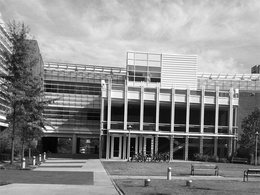
%> input picture ps4_octave/input/transA.jpg, 260 x 195 px, shrunk from 640 x 480 before the run
$ octave ps4.m   (GNU Octave 9; MATLAB toolbox functions it lacks are replaced by stand-ins)
%> lines starting %> are read from the running program, lines starting %| are printed output that depends on the picture
### ps4_octave/compute_harris_value.m
function R = compute_harris_value(imgGray, varargin)
    p = inputParser;
    p.addRequired('imgGray', @(x) size(x, 3) == 1);
    p.addOptional('windowSize', 5, @(x) floor(x) == x && mod(x, 2) == 1);
    p.addOptional('alpha', 0.04, @(x) isnumeric(x) && x > 0);

    p.parse(imgGray, varargin{:});
    alpha = p.Results.alpha;
    wSz = p.Results.windowSize;

    halfWsz = (wSz - 1) / 2;
    imgGray = double(imgGray);

    f_g = fspecial('gaussian');
    [dgx, dgy] = imgradientxy(f_g);

    gx = imfilter(imgGray, dgx, 'conv');
    gy = imfilter(imgGray, dgy, 'conv');

    gxx = gx .^ 2;
    gxy = gx .* gy;
    gyy = gy .^ 2;

    w = fspecial('gaussian', wSz);

    R = zeros(size(gx));

    for r = halfWsz + 1 : size(gx, 1) - halfWsz
        if mod(r, 20) == 0
            printf('Processing row %d/%d\n', r, size(imgGray, 1));
        end
        for c = halfWsz + 1 : size(gx, 2) - halfWsz
            wGxx = gxx(r - halfWsz : r + halfWsz, c - halfWsz : c + halfWsz);
            wGxy = gxy(r - halfWsz : r + halfWsz, c - halfWsz : c + halfWsz);
            wGyx = gxy(r - halfWsz : r + halfWsz, c - halfWsz : c + halfWsz);
            wGyy = gyy(r - halfWsz : r + halfWsz, c - halfWsz : c + halfWsz);

            Mxx = sum((w .* wGxx)(:));
            Mxy = sum((w .* wGxy)(:));
            Myx = sum((w .* wGyx)(:));
            Myy = sum((w .* wGyy)(:));

            M = [Mxx, Mxy; Myx, Myy];

            R(r, c) = det(M) - alpha * (trace(M) ^ 2);
        end
    end

    R = R(halfWsz + 1 : size(R, 1) - halfWsz, halfWsz + 1 : size(R, 2) - halfWsz);
    R(find(R < 0)) = 0;
end

### ps4_octave/find_harris_corners.m
function [corner_points, R] = find_harris_corners(harris_R, varargin)
    p = inputParser;
    p.addRequired('harris_R', @(x) size(x, 3) == 1);
    p.addOptional('threshold', 0.5, @(x) isnumeric(x) && x < 1 && x > 0);
    p.addOptional('NHoodSize', 5, @(x) floor(x) == x && mod(x, 2) == 1);

    p.parse(harris_R, varargin{:});
    threshold = p.Results.threshold;
    NHoodSize = p.Results.NHoodSize;

    R = harris_R;
    R(find(R < threshold * max(R(:)))) = 0;

    internal_R = R;
    corner_points = [];
    while true
        max_r = max(internal_R(:));
        if (max_r == 0)
            break;
        end
        [mr, mc] = ind2sub(size(internal_R), find(internal_R == max_r, 1));
        corner_points = [corner_points; mr, mc];

        nhood_r_begin = mr - floor(NHoodSize / 2);
        nhood_r_end = mr + floor(NHoodSize / 2);
        nhood_c_begin = mc - floor(NHoodSize / 2);
        nhood_c_end = mc + floor(NHoodSize / 2);
        if (nhood_r_begin <= 0)
            nhood_r_begin = 1;
        end
        if (nhood_r_end > size(internal_R)(1))
            nhood_r_end = size(internal_R)(1);
        end

        if (nhood_c_begin <= 0)
            nhood_c_begin = 1;
        end
        if (nhood_c_end > size(internal_R)(2))
            nhood_c_end = size(internal_R)(2);
        end

        internal_R(nhood_r_begin : nhood_r_end, nhood_c_begin : nhood_c_end) = zeros(nhood_r_end - nhood_r_begin + 1, nhood_c_end - nhood_c_begin + 1);
    end
end

### ps4_octave/ps4.m
pkg load image;

img_transA = imread(fullfile('input', 'transA.jpg'));
%> img_transA is the input picture: size 195x260 uint8; min 0, max 255, mean 139
img_transB = imread(fullfile('input', 'transB.jpg'));
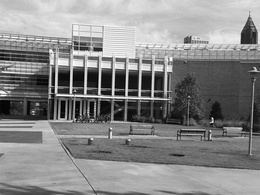
%> input picture ps4_octave/input/transB.jpg, 260 x 195 px, shrunk from 640 x 480 before the run
%> img_transB is the input picture: size 195x260 uint8; min 0, max 255, mean 135.6
img_simA = imread(fullfile('input', 'simA.jpg'));
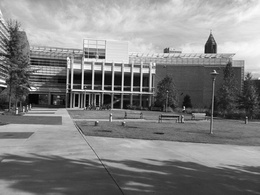
%> input picture ps4_octave/input/simA.jpg, 260 x 195 px, shrunk from 640 x 480 before the run
%> img_simA is the input picture: size 195x260 uint8; min 0, max 255, mean 130.5
img_simB = imread(fullfile('input', 'simB.jpg'));
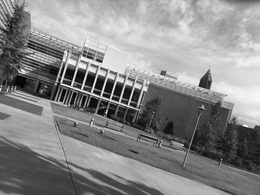
%> input picture ps4_octave/input/simB.jpg, 260 x 195 px, shrunk from 640 x 480 before the run
%> img_simB is the input picture: size 195x260 uint8; min 0, max 255, mean 136
img_check = uint8(imread(fullfile('input', 'check.bmp')));
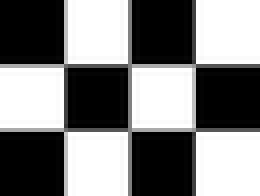
%> input picture ps4_octave/input/check.bmp, 65 x 49 px, shrunk from 160 x 120 before the run (shown 4 times larger)
%> img_check is the input picture: size 49x65 uint8; min 0, max 255, mean 127.5
img_check_rot = uint8(imread(fullfile('input', 'check_rot.bmp')));
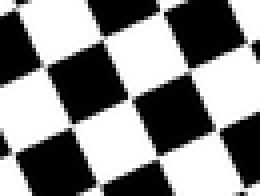
%> input picture ps4_octave/input/check_rot.bmp, 65 x 49 px, shrunk from 160 x 120 before the run (shown 4 times larger)
%> img_check_rot is the input picture: size 49x65 uint8; min 0, max 255, mean 137.7

f_g = fspecial('gaussian');
[dgx, dgy] = imgradientxy(f_g);

gx_transA = imfilter(img_transA, dgx, 'conv');
gy_transA = imfilter(img_transA, dgy, 'conv');

gx_simA = imfilter(img_simA, dgx, 'conv');
gy_simA = imfilter(img_simA, dgy, 'conv');

f1a1 = figure('visible', 'off');
hold on
montage(cat(4, gx_transA, gy_transA), 'size', [1 2]);
hold off;

f1a2 = figure('visible', 'off');
hold on
montage(cat(4, gx_simA, gy_simA), 'size', [1 2]);
hold off;

saveas(f1a1, fullfile('output', 'ps4-1-a-1.png'));
saveas(f1a2, fullfile('output', 'ps4-1-a-2.png'));

% [25 lines of commented-out code are left out]

harris_transA = compute_harris_value(img_transA);
% show harris values
f1b1 = figure('visible', 'off');
imshow(mat2gray(harris_transA));
colormap(gca, 'jet');
colorbar();
saveas(f1b1, fullfile('output', 'ps4-1-b-1.png'));
% plot corners on original image
[corners, ~] = find_harris_corners(harris_transA, 0.1, 15);
%> the loop in find_harris_corners, `while true` made 77 passes
%> (max_r, mr, mc) on passes 1, 7, 8, 9, 10, 11, 12, 13, 14, 15, 16, 17: (3.09e+09, 157, 22), (2.06e+09, 156, 129), (2.05e+09, 132, 213), (2.03e+09, 125, 44), (2.02e+09, 130, 169), (1.92e+09, 155, 32), (1.91e+09, 166, 22), (1.75e+09, 119, 105), (1.72e+09, 157, 120), (1.71e+09, 155, 112), (1.65e+09, 80, 158), (1.61e+09, 123, 203)
%> (max_r, mr, mc, corner_points) on passes 2 to 6: (3.08e+09, 128, 122, [157 22; 128 122]), (2.89e+09, 118, 4, [157 22; 128 122; 118 4]), (2.55e+09, 129, 154, [157 22; 128 122; 118 4; 129 154]), (2.27e+09, 129, 138, [157 22; 128 122; 118 4; 129 154; 129 138]), (2.13e+09, 131, 184, [157 22; 128 122; 118 4; 129 154; 129 138; 131 184])
%> after the loop in find_harris_corners, `while true`: internal_R: size 191x256 double; every value is 0
%> after the loop in find_harris_corners, `while true`: corner_points = 76 rows, first 12: [157 22; 128 122; 118 4; 129 154; 129 138; 131 184; 156 129; 132 213; 125 44; 130 169; 155 32; 166 22]
%> corners has the same summary as corner_points in find_harris_corners
f1c1 = figure('visible', 'off');
imshow(img_transA)
hold on;
plot(corners(:, 2), corners(:, 1), 'r+');
hold off;
saveas(f1c1, fullfile('output', 'ps4-1-c-1.png'));

harris_transB = compute_harris_value(img_transB);
% show harris values
f1b2 = figure('visible', 'off');
imshow(mat2gray(harris_transB));
colormap(gca, 'jet');
colorbar();
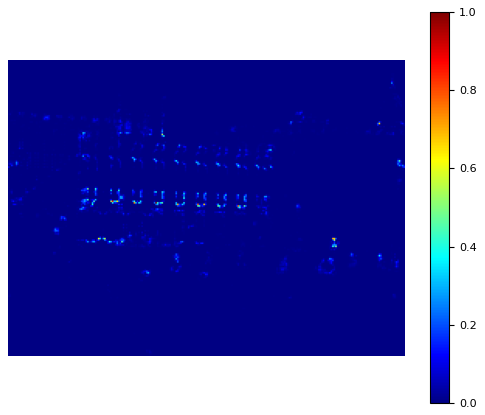
%> figure redrawn from the program's plot data
saveas(f1b2, fullfile('output', 'ps4-1-b-2.png'));
[corners, ~] = find_harris_corners(harris_transB, 0.1, 15);
%> the loop in find_harris_corners (call 2), `while true` made 68 passes
%> (max_r, mr, mc) on passes 1, 7, 8, 9, 10, 11, 12, 13, 14, 15, 16, 17: (3.21e+09, 93, 96), (2.22e+09, 116, 210), (2.17e+09, 42, 240), (1.97e+09, 116, 59), (1.75e+09, 49, 100), (1.59e+09, 84, 52), (1.5e+09, 95, 136), (1.44e+09, 66, 253), (1.43e+09, 92, 56), (1.39e+09, 118, 74), (1.27e+09, 69, 149), (1.18e+09, 66, 109)
%> (max_r, mr, mc, corner_points) on passes 2 to 6: (2.78e+09, 92, 68, [93 96; 92 68]), (2.55e+09, 94, 123, [93 96; 92 68; 94 123]), (2.44e+09, 95, 149, [93 96; 92 68; 94 123; 95 149]), (2.38e+09, 93, 82, [93 96; 92 68; 94 123; 95 149; 93 82]), (2.3e+09, 94, 110, [93 96; 92 68; 94 123; 95 149; 93 82; 94 110])
f1c2 = figure('visible', 'off');
imshow(img_transB);
hold on;
plot(corners(:, 2), corners(:, 1), 'r+');
hold off;
saveas(f1c2, fullfile('output', 'ps4-1-c-2.png'));

harris_simA = compute_harris_value(img_simA);
%> after the loop in compute_harris_value (call 3), `for r = halfWsz + 1 : size(gx, 1) - halfWsz`:
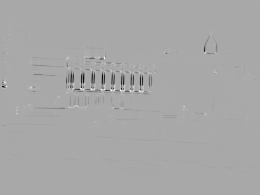
%> R: size 195x260 double; min -5.88e+09, max 2.99e+09, mean -27655265.9; drawn with min black and max white
f1b3 = figure('visible', 'off');
imshow(mat2gray(harris_simA));
colormap(gca, 'jet');
colorbar();
saveas(f1b3, fullfile('output', 'ps4-1-b-3.png'));
[corners, ~] = find_harris_corners(harris_simA, 0.1, 15);
f1c3 = figure('visible', 'off');
imshow(img_simA)
hold on;
plot(corners(:, 2), corners(:, 1), 'r+');
hold off;
saveas(f1c3, fullfile('output', 'ps4-1-c-3.png'));

harris_simB = compute_harris_value(img_simB);
f1b4 = figure('visible', 'off');
imshow(mat2gray(harris_simB));
colormap(gca, 'jet');
colorbar();
saveas(f1b4, fullfile('output', 'ps4-1-b-4.png'));
[corners, ~] = find_harris_corners(harris_simB, 0.1, 15);
f1c4 = figure('visible', 'off');
imshow(img_simB);
hold on;
plot(corners(:, 2), corners(:, 1), 'r+');
hold off;
saveas(f1c4, fullfile('output', 'ps4-1-c-4.png'));
